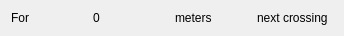
<?xml version="1.0" encoding="UTF-8"?>
<ui version="4.0">
 <class>THintWidget</class>
 <widget class="QWidget" name="THintWidget">
  <property name="geometry">
   <rect>
    <x>0</x>
    <y>0</y>
    <width>344</width>
    <height>31</height>
   </rect>
  </property>
  <property name="windowTitle">
   <string>Form</string>
  </property>
  <layout class="QHBoxLayout" name="horizontalLayout">
   <item>
    <widget class="QLabel" name="labelPre">
     <property name="text">
      <string>For</string>
     </property>
    </widget>
   </item>
   <item>
    <widget class="QLabel" name="labelDist">
     <property name="text">
      <string>0</string>
     </property>
    </widget>
   </item>
   <item>
    <widget class="QLabel" name="labelHint_2">
     <property name="text">
      <string>meters</string>
     </property>
    </widget>
   </item>
   <item>
    <widget class="QLabel" name="labelHint">
     <property name="text">
      <string>next crossing</string>
     </property>
    </widget>
   </item>
  </layout>
 </widget>
 <resources/>
 <connections/>
</ui>
